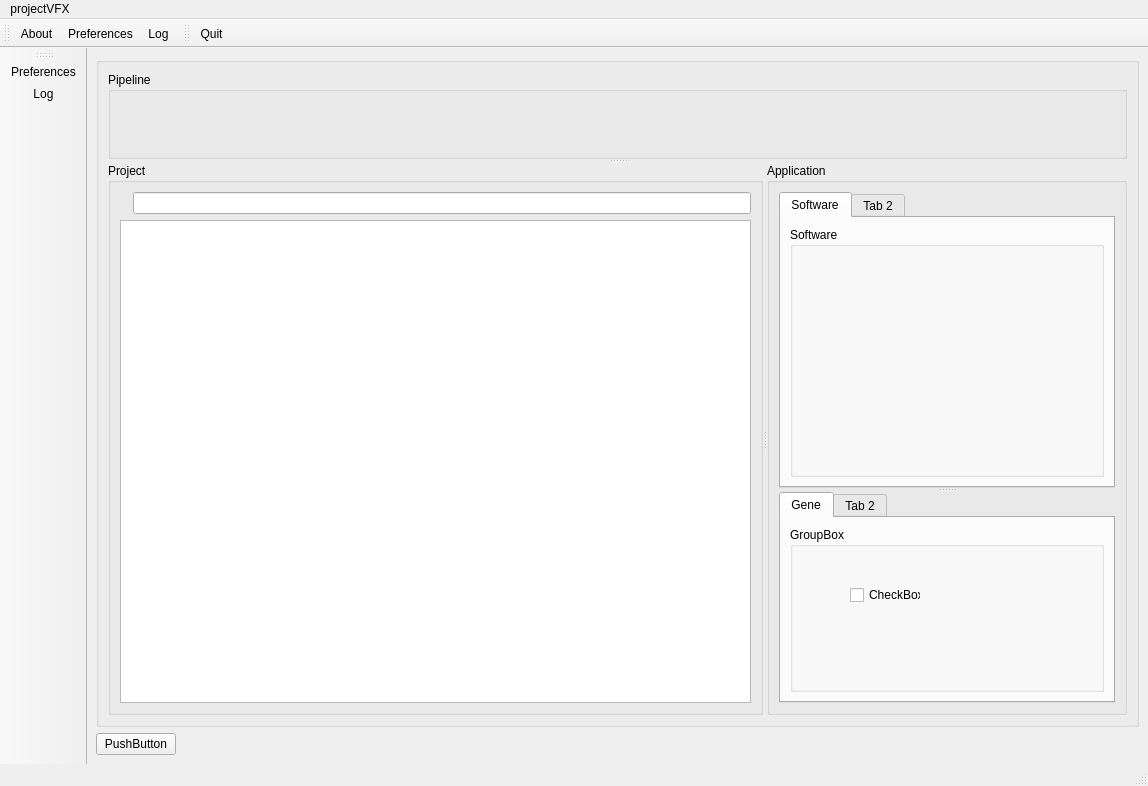
<?xml version="1.0" encoding="UTF-8"?>
<ui version="4.0">
 <class>mainWindowPVFX</class>
 <widget class="QMainWindow" name="mainWindowPVFX">
  <property name="geometry">
   <rect>
    <x>0</x>
    <y>0</y>
    <width>1148</width>
    <height>786</height>
   </rect>
  </property>
  <property name="windowTitle">
   <string>projectVFX</string>
  </property>
  <widget class="QWidget" name="centralwidget">
   <layout class="QGridLayout" name="gridLayout_8">
    <item row="0" column="0">
     <widget class="QGroupBox" name="groupBoxCentral">
      <property name="title">
       <string/>
      </property>
      <layout class="QGridLayout" name="gridLayout_5">
       <item row="0" column="0">
        <widget class="QSplitter" name="splitterPipeline">
         <property name="orientation">
          <enum>Qt::Vertical</enum>
         </property>
         <widget class="QGroupBox" name="groupBoxPipeline">
          <property name="title">
           <string>Pipeline</string>
          </property>
          <layout class="QGridLayout" name="gridLayoutPipeline"/>
         </widget>
         <widget class="QSplitter" name="splitterCentral">
          <property name="sizePolicy">
           <sizepolicy hsizetype="Expanding" vsizetype="Preferred">
            <horstretch>0</horstretch>
            <verstretch>0</verstretch>
           </sizepolicy>
          </property>
          <property name="orientation">
           <enum>Qt::Horizontal</enum>
          </property>
          <widget class="QGroupBox" name="groupBoxPj">
           <property name="sizePolicy">
            <sizepolicy hsizetype="Preferred" vsizetype="Preferred">
             <horstretch>0</horstretch>
             <verstretch>0</verstretch>
            </sizepolicy>
           </property>
           <property name="title">
            <string>Project</string>
           </property>
           <layout class="QGridLayout" name="gridLayout">
            <item row="0" column="0">
             <layout class="QHBoxLayout" name="horizontalLayout">
              <item>
               <widget class="QLabel" name="label">
                <property name="pixmap">
                 <pixmap resource="../projectVFX_ReSource.qrc">:/images/other1/H_zoom.png</pixmap>
                </property>
               </widget>
              </item>
              <item>
               <widget class="QLineEdit" name="lineEditSearch"/>
              </item>
             </layout>
            </item>
            <item row="1" column="0">
             <widget class="QListView" name="listViewPj">
              <property name="sizePolicy">
               <sizepolicy hsizetype="Preferred" vsizetype="Expanding">
                <horstretch>0</horstretch>
                <verstretch>0</verstretch>
               </sizepolicy>
              </property>
             </widget>
            </item>
           </layout>
          </widget>
          <widget class="QGroupBox" name="groupBoxApp">
           <property name="title">
            <string>Application</string>
           </property>
           <layout class="QGridLayout" name="gridLayout_2">
            <item row="0" column="0">
             <widget class="QSplitter" name="splitterApp">
              <property name="orientation">
               <enum>Qt::Vertical</enum>
              </property>
              <widget class="QTabWidget" name="tabWidgetApp">
               <property name="currentIndex">
                <number>0</number>
               </property>
               <widget class="QWidget" name="tabSW">
                <attribute name="title">
                 <string>Software</string>
                </attribute>
                <layout class="QGridLayout" name="gridLayout_3">
                 <item row="0" column="0">
                  <widget class="QGroupBox" name="groupBoxSW">
                   <property name="title">
                    <string>Software</string>
                   </property>
                   <layout class="QGridLayout" name="gridLayoutSW"/>
                  </widget>
                 </item>
                </layout>
               </widget>
               <widget class="QWidget" name="tab2">
                <attribute name="title">
                 <string>Tab 2</string>
                </attribute>
                <layout class="QGridLayout" name="gridLayout_4">
                 <item row="0" column="0">
                  <widget class="QGroupBox" name="groupBox_2">
                   <property name="title">
                    <string>GroupBox</string>
                   </property>
                   <layout class="QGridLayout" name="gridLayout_9">
                    <item row="0" column="0">
                     <widget class="QPushButton" name="pushButton">
                      <property name="sizePolicy">
                       <sizepolicy hsizetype="Preferred" vsizetype="Preferred">
                        <horstretch>0</horstretch>
                        <verstretch>0</verstretch>
                       </sizepolicy>
                      </property>
                      <property name="text">
                       <string>PushButton</string>
                      </property>
                     </widget>
                    </item>
                   </layout>
                  </widget>
                 </item>
                </layout>
               </widget>
              </widget>
              <widget class="QTabWidget" name="tabWidgetGene">
               <property name="currentIndex">
                <number>0</number>
               </property>
               <widget class="QWidget" name="tabGene">
                <attribute name="title">
                 <string>Gene</string>
                </attribute>
                <layout class="QGridLayout" name="gridLayout_6">
                 <item row="0" column="0">
                  <widget class="QGroupBox" name="groupBox_4">
                   <property name="title">
                    <string>GroupBox</string>
                   </property>
                   <widget class="QCheckBox" name="checkBox">
                    <property name="geometry">
                     <rect>
                      <x>60</x>
                      <y>60</y>
                      <width>71</width>
                      <height>16</height>
                     </rect>
                    </property>
                    <property name="text">
                     <string>CheckBox</string>
                    </property>
                   </widget>
                  </widget>
                 </item>
                </layout>
               </widget>
               <widget class="QWidget" name="tab_4">
                <attribute name="title">
                 <string>Tab 2</string>
                </attribute>
               </widget>
              </widget>
             </widget>
            </item>
           </layout>
          </widget>
         </widget>
        </widget>
       </item>
      </layout>
     </widget>
    </item>
    <item row="2" column="0">
     <layout class="QHBoxLayout" name="horizontalLayout_2">
      <item>
       <widget class="QPushButton" name="pushButton_2">
        <property name="text">
         <string>PushButton</string>
        </property>
       </widget>
      </item>
      <item>
       <spacer name="horizontalSpacer">
        <property name="orientation">
         <enum>Qt::Horizontal</enum>
        </property>
        <property name="sizeHint" stdset="0">
         <size>
          <width>40</width>
          <height>20</height>
         </size>
        </property>
       </spacer>
      </item>
     </layout>
    </item>
   </layout>
  </widget>
  <widget class="QMenuBar" name="menubar">
   <property name="geometry">
    <rect>
     <x>0</x>
     <y>0</y>
     <width>1148</width>
     <height>23</height>
    </rect>
   </property>
   <widget class="QMenu" name="menuAbout">
    <property name="title">
     <string>projectVFX</string>
    </property>
    <addaction name="actionAbout"/>
    <addaction name="separator"/>
    <addaction name="actionPre"/>
    <addaction name="separator"/>
    <addaction name="actionLog"/>
    <addaction name="separator"/>
    <addaction name="actionQuit"/>
   </widget>
   <addaction name="menuAbout"/>
  </widget>
  <widget class="QStatusBar" name="statusbar"/>
  <widget class="QToolBar" name="toolBarTop">
   <property name="windowTitle">
    <string>toolBar</string>
   </property>
   <property name="toolButtonStyle">
    <enum>Qt::ToolButtonTextBesideIcon</enum>
   </property>
   <attribute name="toolBarArea">
    <enum>TopToolBarArea</enum>
   </attribute>
   <attribute name="toolBarBreak">
    <bool>false</bool>
   </attribute>
   <addaction name="actionAbout"/>
   <addaction name="actionPre"/>
   <addaction name="actionLog"/>
  </widget>
  <widget class="QToolBar" name="toolBarLeft">
   <property name="windowTitle">
    <string>toolBar_2</string>
   </property>
   <property name="toolButtonStyle">
    <enum>Qt::ToolButtonTextUnderIcon</enum>
   </property>
   <attribute name="toolBarArea">
    <enum>LeftToolBarArea</enum>
   </attribute>
   <attribute name="toolBarBreak">
    <bool>false</bool>
   </attribute>
   <addaction name="actionPre"/>
   <addaction name="actionLog"/>
  </widget>
  <widget class="QToolBar" name="toolBarTop2">
   <property name="windowTitle">
    <string>toolBar</string>
   </property>
   <property name="toolButtonStyle">
    <enum>Qt::ToolButtonTextBesideIcon</enum>
   </property>
   <attribute name="toolBarArea">
    <enum>TopToolBarArea</enum>
   </attribute>
   <attribute name="toolBarBreak">
    <bool>false</bool>
   </attribute>
   <addaction name="actionQuit"/>
  </widget>
  <action name="actionAbout">
   <property name="enabled">
    <bool>true</bool>
   </property>
   <property name="icon">
    <iconset resource="../projectVFX_ReSource.qrc">
     <normaloff>:/images/vfx.png</normaloff>:/images/vfx.png</iconset>
   </property>
   <property name="text">
    <string>About</string>
   </property>
  </action>
  <action name="actionPre">
   <property name="icon">
    <iconset resource="../projectVFX_ReSource.qrc">
     <normaloff>:/images/other1/confg_out.png</normaloff>:/images/other1/confg_out.png</iconset>
   </property>
   <property name="text">
    <string>Preferences</string>
   </property>
  </action>
  <action name="actionQuit">
   <property name="icon">
    <iconset resource="../projectVFX_ReSource.qrc">
     <normaloff>:/images/other1/back_out.png</normaloff>:/images/other1/back_out.png</iconset>
   </property>
   <property name="text">
    <string>Quit</string>
   </property>
  </action>
  <action name="actionLog">
   <property name="icon">
    <iconset resource="../projectVFX_ReSource.qrc">
     <normaloff>:/images/other1/layer.png</normaloff>:/images/other1/layer.png</iconset>
   </property>
   <property name="text">
    <string>Log</string>
   </property>
  </action>
 </widget>
 <resources>
  <include location="../projectVFX_ReSource.qrc"/>
 </resources>
 <connections/>
</ui>
